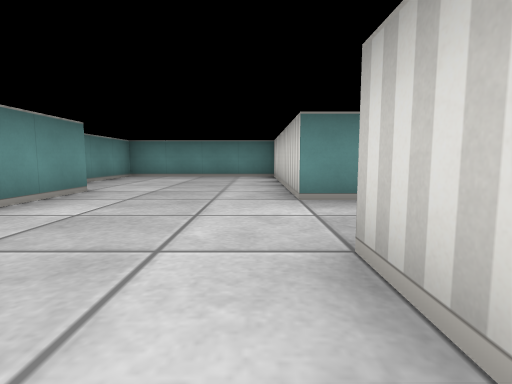
[1] (above)

12 first-person views from a walk through a cub3D level. The camera is about half as high as the walls, tilts 6° down and sees 80° across. The floor is counted in squares. Each view is taken from the middle of a square. On the plan, view 1 faces up. The plan holds only what a view shows up to about 9 squares ahead; the rest is blank.

[2]
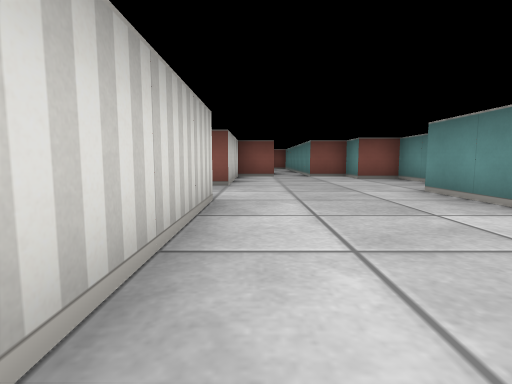

[3]
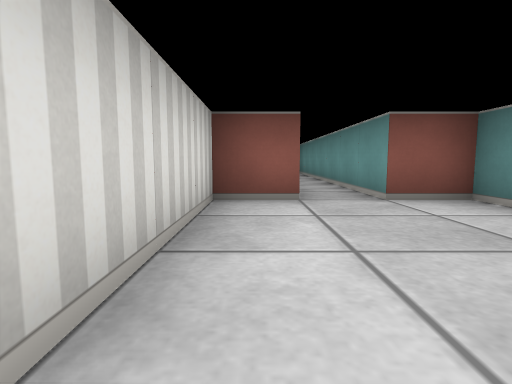

[4]
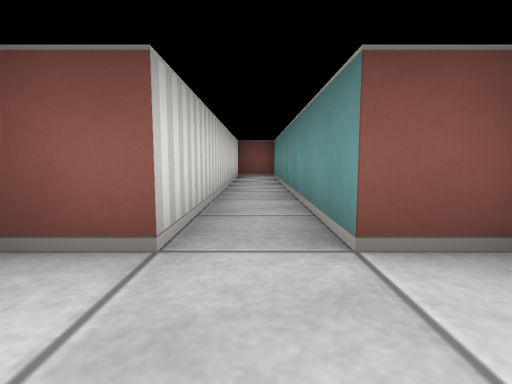

[5]
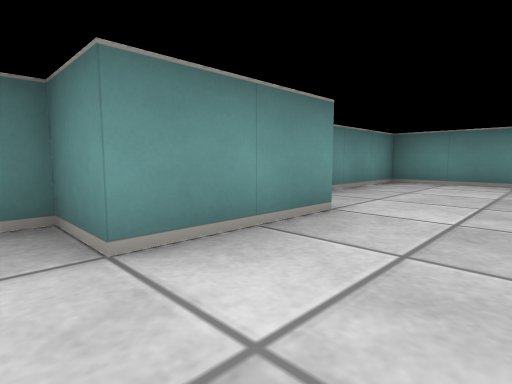

[6]
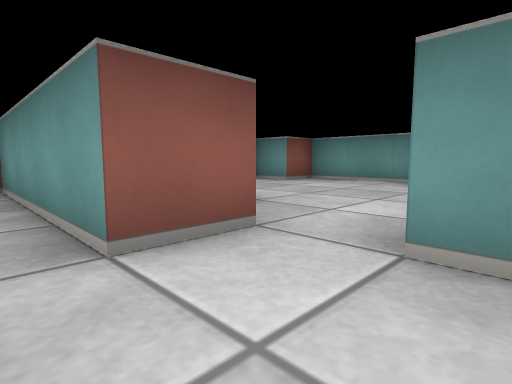

[7]
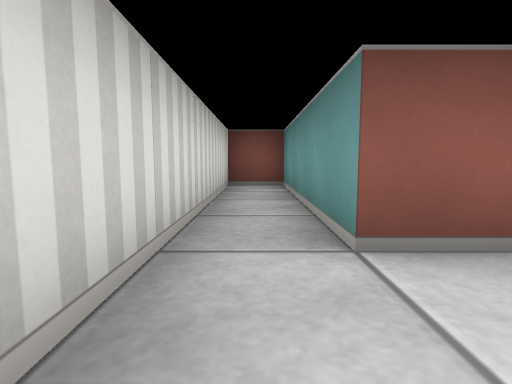

[8]
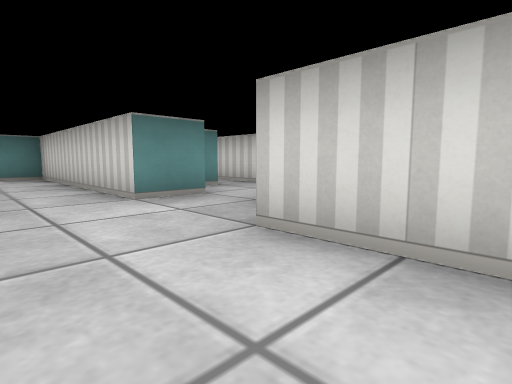

[9]
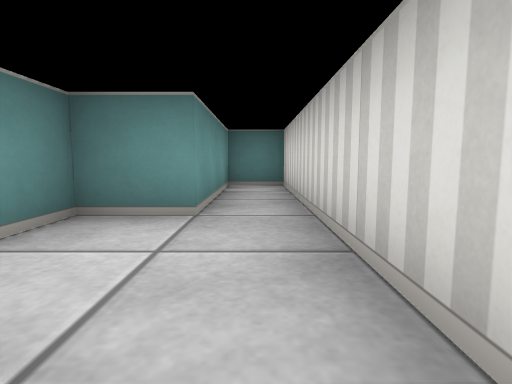

[10]
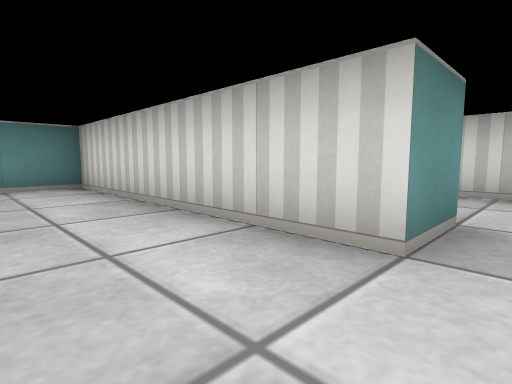

[11]
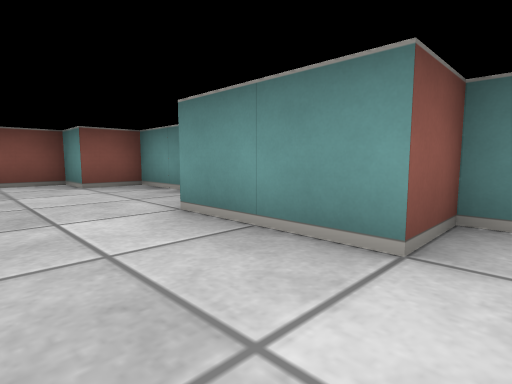

[12]
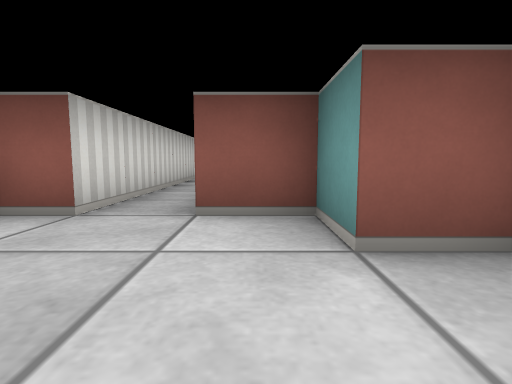

### Floor plan
Ten units are one square. View 1 is at (0, 0); x grows to the right and y downward. Boxes are objects, and circles mark ways between rooms. Rooms are numbered by the first view taken in them; rooms with no view inside come last. Other rooms are left out.
<svg viewBox="-40 -90 80 180">
<path fill="none" stroke="#000" d="M5 -35 5 -85 -35 -85 -35 -45 -25 -45 -25 -25 -35 -25 -35 5 -25 5 -25 15 -15 15 -15 85 -5 85 -5 15 5 15 5 -15 9 -15M15 -25 25 -25 25 15 35 15 35 -75 25 -75 25 -45 15 -45 15 -35 5 -35"/>
<circle cx="15" cy="-30" r="3" fill="#2a7"/>
<text x="-10" y="-20">1</text>
<text x="30" y="-30">2</text>
</svg>
Room 1 opens to room 2.

Where each view was taken, in squares from view 1:
view 1: 0 up, 0 right, facing up
view 2: 7 up, 0 right, facing down
view 3: 2 up, 0 right, facing down
view 4: 0 up, 1 left, facing down
view 5: 2 up, 1 left, facing up-left
view 6: 4 up, 3 right, facing down-left
view 7: 4 up, 3 right, facing down
view 8: 0 up, 1 left, facing up-right
view 9: 2 up, 3 right, facing up
view 10: 3 up, 1 left, facing up-right
view 11: 5 up, 1 left, facing down-left
view 12: 1 up, 2 left, facing down
